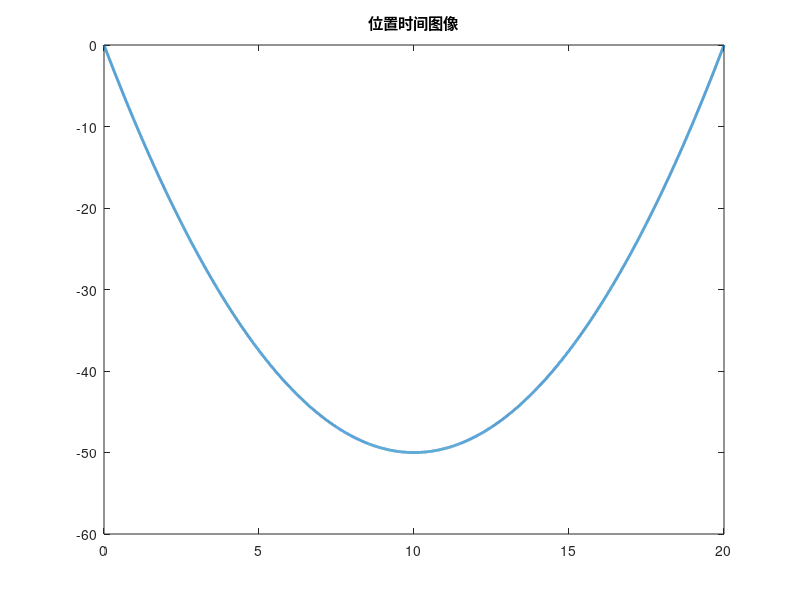
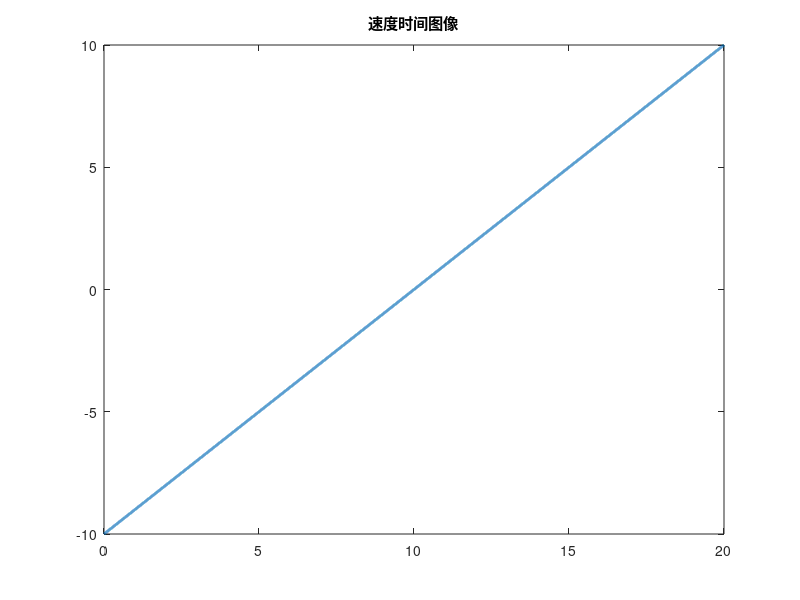
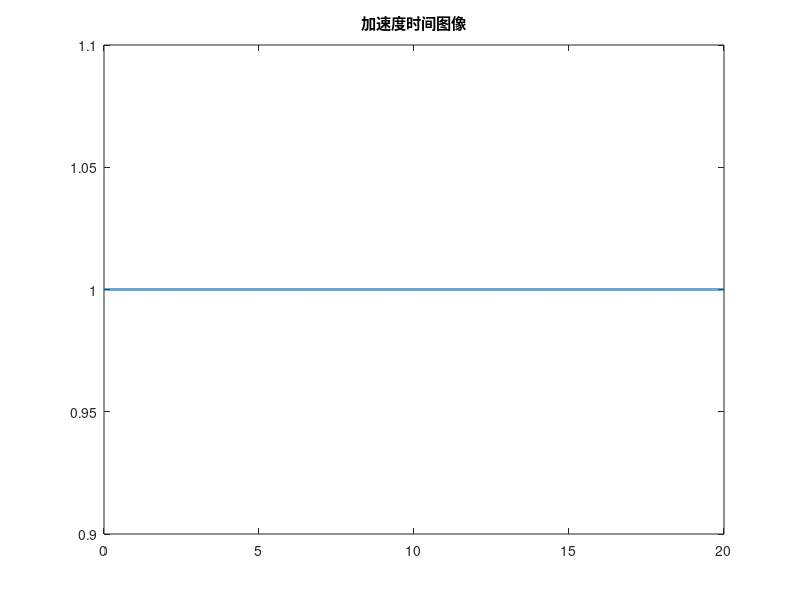

Reproduce these figures in MATLAB, in order. (Note: this script raises an error after producing the figures.)
% Z轴方向上的两点边界最优控制问题
% 根据唯一tf可以确定一个解
close all
clear
clc


z0 = 0;
zf = 0;
v0 = -10;
vf = 10;

deltaZ = zf - z0;
deltaV = vf - v0;

tf = 20;

x = [tf ^ 3 / 6 -tf ^ 2 / 2; tf ^ 2 / 2 -tf] \ [deltaZ - v0*tf;deltaV];
alpha = x(1);
beta = x(2);
% alpha = 3 * (v0 * tf - deltaZ) / tf ^ 3;
% beta = alpha * tf;


tstep = 0.001;
t = 0 : tstep : tf;
% fmincon
% quadprog
% bvp4c

% alpha = -6*deltaZ/tf^3;
% beta = -6*deltaZ/tf^2;

z = alpha * t .^ 3 / 6 - beta * t .^ 2 / 2 + v0 * t + z0;
v = alpha * t .^ 2 / 2 - beta * t + v0;
a = alpha * t - beta;
% max(a)
% amin = -1;
% amax = 1;
% a(a<amin) = amin;
% a(a>amax) = amax;

v(1) = v0;
z(1) = z0;
for i=2:numel(t)
    v(i) = v(i-1) + a(i-1)*tstep;
    z(i) = z(i-1) + v(i-1)*tstep;
end

figure
plot(t, z, 'LineWidth', 2)
title('位置时间图像')

figure
plot(t, v, 'LineWidth', 2)
title('速度时间图像')

figure
plot(t, a, 'LineWidth', 2)
title('加速度时间图像')


%%
% 清除工作空间
clear;

% 定义系统矩阵 A 和 B
A = [0 1; 0 0]; % 状态矩阵
B = [0; 1]; % 控制矩阵

% 定义权重矩阵 Q 和 R
Q = [1 0; 0 1]; % 状态权重
R = 0.1; % 控制权重

% 定义时间范围
t_f = 50; % 终端时间
N = 50; % 离散时间步数
t = linspace(0, t_f, N); % 时间向量
deltat = t(2) - t(1);

% 初始和终端状态
x0 = [0; 10]; % 起点状态
xf = [0; 10]; % 终点状态

% 控制量约束
u_min = -5;
u_max = 5;

% 优化变量
x = zeros(2, N); % 状态矩阵
u = zeros(1, N - 1); % 控制矩阵

% 初始条件
x(:, 1) = x0;

% 优化选项
options = optimoptions('fmincon', 'Display', 'off');

% 目标函数
J = @(u) cost_function(u, x0, xf, A, B, Q, R, N, deltat);

% 约束函数
constraints = @(u) state_constraints(u, x, A, B, N, xf, deltat);
tic
% 求解优化问题
u_opt = fmincon(J, u, [], [], [], [], repmat(u_min, 1, N - 1), repmat(u_max, 1, N - 1), constraints, options);
toc
% 计算优化后的状态
for k = 1 : N - 1
    x(:, k + 1) = x(:, k) + (A * x(:, k) + B * u_opt(k)) * (t(2) - t(1)); % 欧拉法
end

% 绘图
figure;
subplot(2, 1, 1);
plot(t, x);
xlabel('时间 (s)');
ylabel('状态');
title('状态响应');

subplot(2, 1, 2);
stairs(t(1 : end - 1), u_opt);
xlabel('时间 (s)');
ylabel('控制输入');
title('控制输入');

% 直接打靶法
function J = cost_function(u, x0, xf, A, B, Q, R, N, deltat)
% 计算成本函数
x = zeros(2, N); % 状态矩阵
x(:, 1) = x0; % 设置初始状态
for k = 1 : N - 1
    x(:, k + 1) = x(:, k) + (A * x(:, k) + B * u(k)) * deltat; % 欧拉法
end
J = 0;
for k = 1 : N - 1
    J = J + u(k)' * R * u(k);
end
end

function [c, ceq] = state_constraints(u, x, A, B, N, xf, deltat)
% 状态约束：终点状态
x_temp = zeros(2, N); % 状态矩阵
x_temp(:, 1) = x(:, 1); % 初始状态
for k = 1 : N - 1
    x_temp(:, k + 1) = x_temp(:, k) + (A * x_temp(:, k) + B * u(k)) * deltat; % 欧拉法
end
c = []; % 不等式约束
ceq = x_temp(:, end) - xf; % 等式约束：终点状态
end


